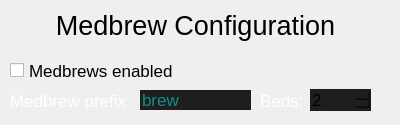
    <widget class="QWidget" name="tab_8">
     <attribute name="title">
      <string>MEDBREW</string>
     </attribute>
     <widget class="QCheckBox" name="medbrew_enabled">
      <property name="geometry">
       <rect>
        <x>10</x>
        <y>60</y>
        <width>201</width>
        <height>21</height>
       </rect>
      </property>
      <property name="font">
       <font>
        <pointsize>13</pointsize>
       </font>
      </property>
      <property name="text">
       <string>Medbrews enabled</string>
      </property>
     </widget>
     <widget class="QLabel" name="label_71">
      <property name="geometry">
       <rect>
        <x>10</x>
        <y>85</y>
        <width>121</width>
        <height>31</height>
       </rect>
      </property>
      <property name="font">
       <font>
        <pointsize>13</pointsize>
       </font>
      </property>
      <property name="styleSheet">
       <string notr="true">color: white</string>
      </property>
      <property name="text">
       <string>Medbrew prefix:</string>
      </property>
     </widget>
     <widget class="QLineEdit" name="medbrew_prefix">
      <property name="geometry">
       <rect>
        <x>140</x>
        <y>90</y>
        <width>111</width>
        <height>20</height>
       </rect>
      </property>
      <property name="font">
       <font>
        <pointsize>13</pointsize>
       </font>
      </property>
      <property name="styleSheet">
       <string notr="true">
color: rgb(0, 255, 255);
background-color: rgb(30, 30, 30);
border: None

</string>
      </property>
      <property name="text">
       <string/>
      </property>
      <property name="placeholderText">
       <string>brew</string>
      </property>
     </widget>
     <widget class="QSpinBox" name="medbrew_beds">
      <property name="geometry">
       <rect>
        <x>310</x>
        <y>89</y>
        <width>61</width>
        <height>22</height>
       </rect>
      </property>
      <property name="font">
       <font>
        <pointsize>13</pointsize>
       </font>
      </property>
      <property name="styleSheet">
       <string notr="true">border: None;
background-color: rgb(30, 30, 30);</string>
      </property>
      <property name="minimum">
       <number>0</number>
      </property>
      <property name="maximum">
       <number>16</number>
      </property>
      <property name="singleStep">
       <number>1</number>
      </property>
      <property name="value">
       <number>2</number>
      </property>
     </widget>
     <widget class="QLabel" name="label_73">
      <property name="geometry">
       <rect>
        <x>0</x>
        <y>10</y>
        <width>391</width>
        <height>31</height>
       </rect>
      </property>
      <property name="font">
       <font>
        <pointsize>20</pointsize>
       </font>
      </property>
      <property name="text">
       <string>Medbrew Configuration</string>
      </property>
      <property name="alignment">
       <set>Qt::AlignCenter</set>
      </property>
     </widget>
     <widget class="QLabel" name="label_75">
      <property name="geometry">
       <rect>
        <x>260</x>
        <y>85</y>
        <width>51</width>
        <height>31</height>
       </rect>
      </property>
      <property name="font">
       <font>
        <pointsize>13</pointsize>
       </font>
      </property>
      <property name="styleSheet">
       <string notr="true">color: rgb(255, 255, 255)</string>
      </property>
      <property name="text">
       <string>Beds:</string>
      </property>
     </widget>
    </widget>
